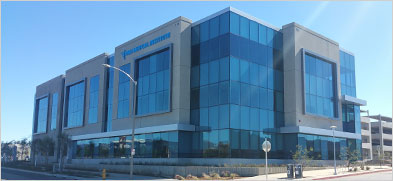
#> input picture sanmarcos.jpg, 393 x 181 px
$ python ImageRotation.py
#> lines starting #> are read from the running program, lines starting #| are printed output that depends on the picture
import cv2
import numpy as np
img = cv2.imread('sanmarcos.jpg')
#> img is the input picture: shape (181, 393, 3); mean B, G, R 173.1, 140.8, 101
height,width=img.shape[:2]
#> height = 181; width = 393

rotation_matrix=cv2.getRotationMatrix2D((width/2,height/2),70,.5)

rotate_img=cv2.warpAffine(img,rotation_matrix,(width,height))
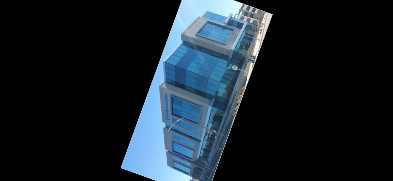
#> rotate_img: shape (181, 393, 3); mean B, G, R 40.6, 32.8, 23.2
cv2.imshow("Rotated Image",rotate_img)
cv2.imshow("orginal image",img)
cv2.waitKey(0)
cv2.destroyAllWindows()
